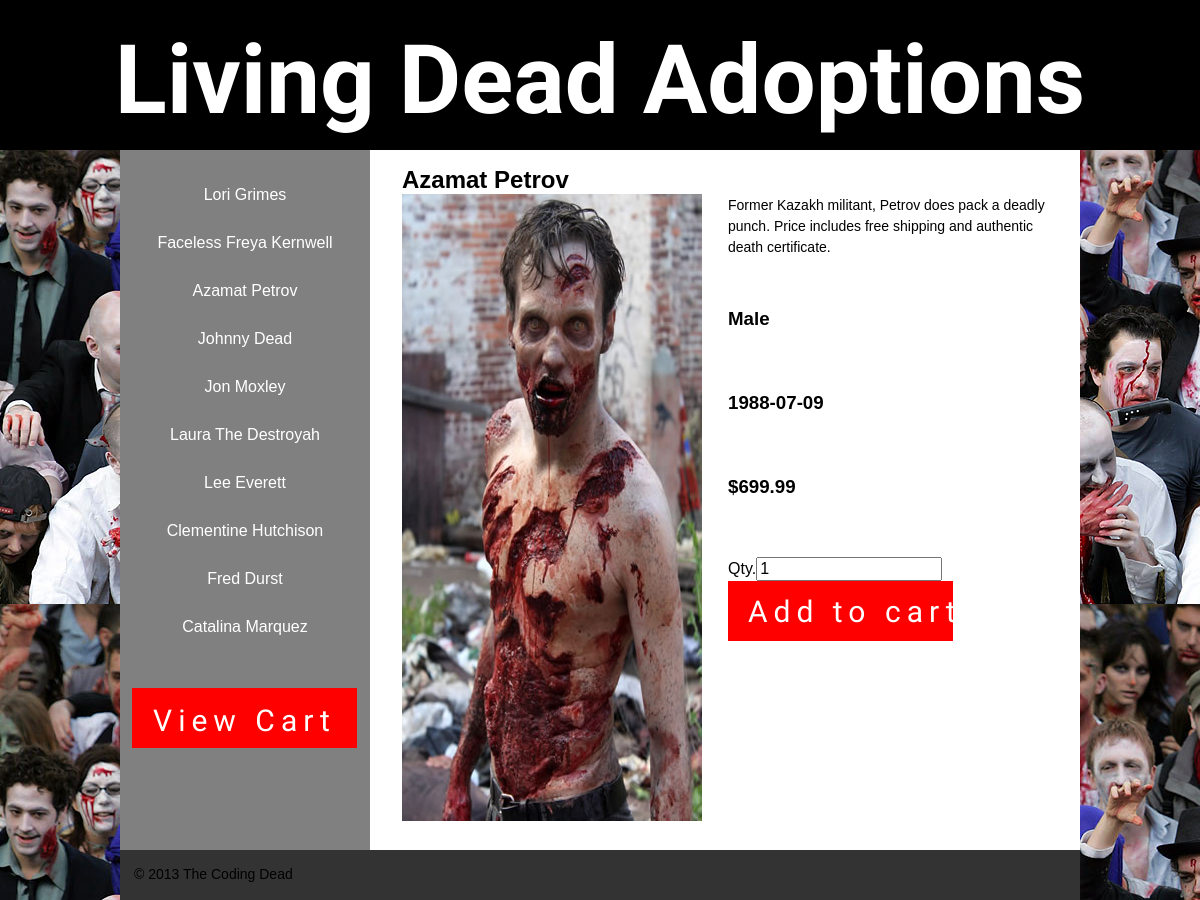
The page /index.php?id=3 on the database its author committed.
### tables this page shows
CREATE TABLE IF NOT EXISTS `tb_products` (
  `zombie_id` int(11) NOT NULL AUTO_INCREMENT,
  `name` varchar(32) NOT NULL,
  `description` text NOT NULL,
  `gender` varchar(6) NOT NULL,
  `dod` date NOT NULL,
  `price` double NOT NULL,
  `image` varchar(255) NOT NULL,
  PRIMARY KEY (`zombie_id`)
);

### public/index.php (called while the page is built, shortened)
<?php
require_once('../classes/page.php');
if(isset($_GET['id']) == false || $_GET['id'] == ''){
	$zombie_id = 1;
}else{
	$zombie_id = $_GET['id'];
}
$page = new Page($zombie_id);
include('../includes/header.php');
include('../includes/sidenav.php');
include('../includes/page.php');
include('../includes/footer.php'); ?>

### classes/database.php (called while the page is built, shortened)
<?php
class Database{
	private $connection = null;
	public function __construct(){
		$this->connection = new mysqli(
			'localhost',
			'root',
			'',
			'zombie'
		);
	}
	public function get($fields, $table, $where = false){
		$select_query = "
			SELECT $fields
			FROM $table
		";
		if($where != false){
			$select_query .= ' WHERE '.$where;
		}
		$result = $this->connection->query($select_query);
		return $this->make_into_assoc($result);
	}
	public function get_one($fields, $table, $where = false){
		$result = $this->get($fields, $table, $where);
		return $result[0];
	}
	private function sanitize($input){
		$output = htmlspecialchars($input);
		return $output;
	}
	private function make_into_assoc($result){
		$rows = array();
		while($row = $result->fetch_assoc()){
			foreach($row as $key => $value){
				$row[$key] = $this->sanitize($value);
			}
			$rows[] = $row;
		}
		return $rows;
	}
}

### classes/page.php (called while the page is built, shortened)
<?php
require_once('database.php');
class Page{
	private $db;
	function __CONSTRUCT($id = 0){
		$this->db = new Database();
		if($id != 0){
			$this->load($id);
		}
	}
	function load($id){
		$result = $this->db->get_one(
			'name, description, gender, dod, price, image',
			'tb_products',
			'zombie_id = '.$id
		);
		if(count($result)){
			$this->id = $id;
			$this->name = $result['name'];
			$this->description = $result['description'];
			$this->gender = $result['gender'];
			$this->dod = $result['dod'];
			$this->price = $result['price'];
			$this->image = $result['image'];
		}
		return $result;
	}
}

### includes/page.php (the view, shortened to what this page needs)
<?php
require_once('../classes/form_static.php');
require_once('../classes/page.php');
 ?>
<div class="main">
	<?php if($page->id > 0): ?>
		<h2><?php echo $page->name; ?></h2>
		<div class="image">
		<img src="../assets/images/<?php echo $page->image; ?>" alt="">
		</div>
	<div class="info">
		<p><?php echo $page->description; ?></p>
		<h3><?php echo $page->gender; ?></h3>
		<h3><?php echo $page->dod; ?></h3>
		<h3>$<?php echo $page->price; ?></h3>
		<?php else: ?>
		<h2>There is no page with that id.</h2>
		<?php endif;
		?>
	</div>
</div>

### classes/navigation.php (shortened to what this page needs)
<?php
require_once('database.php');
class Navigation{
	private $db;
	function __CONSTRUCT(){
		$this->db = new Database();
	}
	function make_lists(){
		$all_of_the_zombies = $this->get_names();
			echo '<ul>';
			foreach($all_of_the_zombies as $zombie){
				echo '<li>';
				echo '<a href="index.php?id='.$zombie['zombie_id'].
						'">'.$zombie['name'].'</a>';
				echo '</li>';			}
			echo '</ul>';
	}
	function get_names(){
		$names = $this->db->get('zombie_id, name', 'tb_products');
		return $names;
	}
}

### assets/css/style.css (style rules this page uses)
html { background:#fff;color:#000;font-family:sans-serif;-ms-text-size-adjust:100%;-webkit-text-size-adjust:100% }
body { margin:0 }
img { border:0 }
button,input,select,textarea { font-family:inherit;font-size:100%;margin:0 }
button,input { line-height:normal }
button,html input[type="button"],input[type="reset"],input[type="submit"] { -webkit-appearance:button;cursor:pointer }
* { -webkit-box-sizing: border-box; -moz-box-sizing: border-box; box-sizing: border-box; }
body { font-family: Helvetica, 'Helvetica Neue', Arial, sans-serif; margin: 0; background-image: url(../images/ZombieWalk.jpg); }
p, h3 { line-height: 150%; padding: 0 0 2em 0; }
.sidenav ul { list-style: none; padding:10px 0px 10px 0px; }
.sidenav li { padding:10px 0px 20px 0px; text-align: center; }
.sidenav li a { text-decoration: none; color: white; }
.main { position: relative; width:710px; height: 700px; margin: 0; background-color: #fff; float: left; padding: 1em 2em; }
.main h2 { margin: 0; }
.info { position: absolute; top: 2.8em; right: 2em; width: 320px; }
.image { position: relative; float: left; width: 300px; height: 627px; background-image: url(../images/dude-zombiegrey.jpg); }
.form input[type=submit], .info input[type=submit] { border: 0; background: #eee; color: #333; padding: 10px 20px; font-size: 16px; display: block; cursor: pointer; font-family: Creepster, Arial, sans-serif; font-size: 30px; background: red; color: white; width:7.5em; height: 2em; letter-spacing: 0.2em; }
p { line-height:150%; font-size:14px; margin: 0px; }

### rows shown on the page
tb_products: name "Lori Grimes"
tb_products: name "Faceless Freya Kernwell"
tb_products: name "Azamat Petrov", image (picture), description "Former Kazakh militant, Petrov does pack a deadly punch. Price includes free shipping and authentic death certificate.", gender "Male", dod "1988-07-09", price "699.99"
tb_products: name "Johnny Dead"
tb_products: name "Jon Moxley"
tb_products: name "Laura The Destroyah"
tb_products: name "Lee Everett"
tb_products: name "Clementine Hutchison"
tb_products: name "Fred Durst"
tb_products: name "Catalina Marquez"

### other values the page prints
self::make_tag('<label for="%s">%s</label>', $id, $text) "Qty."
